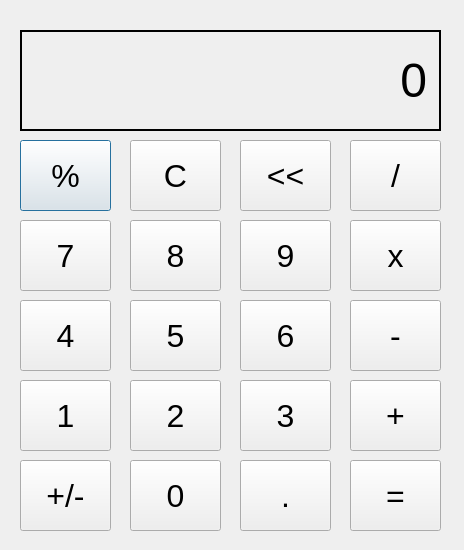
<?xml version="1.0" encoding="UTF-8"?>
<ui version="4.0">
 <class>Dialog</class>
 <widget class="QDialog" name="Dialog">
  <property name="geometry">
   <rect>
    <x>0</x>
    <y>0</y>
    <width>464</width>
    <height>550</height>
   </rect>
  </property>
  <property name="windowTitle">
   <string>Calculator</string>
  </property>
  <widget class="QLabel" name="OutputLabel">
   <property name="geometry">
    <rect>
     <x>20</x>
     <y>30</y>
     <width>421</width>
     <height>101</height>
    </rect>
   </property>
   <property name="font">
    <font>
     <pointsize>36</pointsize>
    </font>
   </property>
   <property name="frameShape">
    <enum>QFrame::Box</enum>
   </property>
   <property name="lineWidth">
    <number>2</number>
   </property>
   <property name="text">
    <string>0</string>
   </property>
   <property name="alignment">
    <set>Qt::AlignRight|Qt::AlignTrailing|Qt::AlignVCenter</set>
   </property>
   <property name="margin">
    <number>10</number>
   </property>
  </widget>
  <widget class="QPushButton" name="PercentButton">
   <property name="geometry">
    <rect>
     <x>20</x>
     <y>140</y>
     <width>91</width>
     <height>71</height>
    </rect>
   </property>
   <property name="font">
    <font>
     <pointsize>24</pointsize>
    </font>
   </property>
   <property name="text">
    <string>%</string>
   </property>
  </widget>
  <widget class="QPushButton" name="CButton">
   <property name="geometry">
    <rect>
     <x>130</x>
     <y>140</y>
     <width>91</width>
     <height>71</height>
    </rect>
   </property>
   <property name="font">
    <font>
     <pointsize>24</pointsize>
    </font>
   </property>
   <property name="text">
    <string>C</string>
   </property>
  </widget>
  <widget class="QPushButton" name="ShiftButton">
   <property name="geometry">
    <rect>
     <x>240</x>
     <y>140</y>
     <width>91</width>
     <height>71</height>
    </rect>
   </property>
   <property name="font">
    <font>
     <pointsize>24</pointsize>
    </font>
   </property>
   <property name="text">
    <string>&lt;&lt;</string>
   </property>
  </widget>
  <widget class="QPushButton" name="DivisionButton">
   <property name="geometry">
    <rect>
     <x>350</x>
     <y>140</y>
     <width>91</width>
     <height>71</height>
    </rect>
   </property>
   <property name="font">
    <font>
     <pointsize>24</pointsize>
    </font>
   </property>
   <property name="text">
    <string>/</string>
   </property>
  </widget>
  <widget class="QPushButton" name="EightButton">
   <property name="geometry">
    <rect>
     <x>130</x>
     <y>220</y>
     <width>91</width>
     <height>71</height>
    </rect>
   </property>
   <property name="font">
    <font>
     <pointsize>24</pointsize>
    </font>
   </property>
   <property name="text">
    <string>8</string>
   </property>
  </widget>
  <widget class="QPushButton" name="TimesButton">
   <property name="geometry">
    <rect>
     <x>350</x>
     <y>220</y>
     <width>91</width>
     <height>71</height>
    </rect>
   </property>
   <property name="font">
    <font>
     <pointsize>24</pointsize>
    </font>
   </property>
   <property name="text">
    <string>x</string>
   </property>
  </widget>
  <widget class="QPushButton" name="SevenButton">
   <property name="geometry">
    <rect>
     <x>20</x>
     <y>220</y>
     <width>91</width>
     <height>71</height>
    </rect>
   </property>
   <property name="font">
    <font>
     <pointsize>24</pointsize>
    </font>
   </property>
   <property name="text">
    <string>7</string>
   </property>
  </widget>
  <widget class="QPushButton" name="NineButton">
   <property name="geometry">
    <rect>
     <x>240</x>
     <y>220</y>
     <width>91</width>
     <height>71</height>
    </rect>
   </property>
   <property name="font">
    <font>
     <pointsize>24</pointsize>
    </font>
   </property>
   <property name="text">
    <string>9</string>
   </property>
  </widget>
  <widget class="QPushButton" name="FiveButton">
   <property name="geometry">
    <rect>
     <x>130</x>
     <y>300</y>
     <width>91</width>
     <height>71</height>
    </rect>
   </property>
   <property name="font">
    <font>
     <pointsize>24</pointsize>
    </font>
   </property>
   <property name="text">
    <string>5</string>
   </property>
  </widget>
  <widget class="QPushButton" name="MinusButton">
   <property name="geometry">
    <rect>
     <x>350</x>
     <y>300</y>
     <width>91</width>
     <height>71</height>
    </rect>
   </property>
   <property name="font">
    <font>
     <pointsize>24</pointsize>
    </font>
   </property>
   <property name="text">
    <string>-</string>
   </property>
  </widget>
  <widget class="QPushButton" name="FourButton">
   <property name="geometry">
    <rect>
     <x>20</x>
     <y>300</y>
     <width>91</width>
     <height>71</height>
    </rect>
   </property>
   <property name="font">
    <font>
     <pointsize>24</pointsize>
    </font>
   </property>
   <property name="text">
    <string>4</string>
   </property>
  </widget>
  <widget class="QPushButton" name="SixButton">
   <property name="geometry">
    <rect>
     <x>240</x>
     <y>300</y>
     <width>91</width>
     <height>71</height>
    </rect>
   </property>
   <property name="font">
    <font>
     <pointsize>24</pointsize>
    </font>
   </property>
   <property name="text">
    <string>6</string>
   </property>
  </widget>
  <widget class="QPushButton" name="TwoButton">
   <property name="geometry">
    <rect>
     <x>130</x>
     <y>380</y>
     <width>91</width>
     <height>71</height>
    </rect>
   </property>
   <property name="font">
    <font>
     <pointsize>24</pointsize>
    </font>
   </property>
   <property name="text">
    <string>2</string>
   </property>
  </widget>
  <widget class="QPushButton" name="PlusButton">
   <property name="geometry">
    <rect>
     <x>350</x>
     <y>380</y>
     <width>91</width>
     <height>71</height>
    </rect>
   </property>
   <property name="font">
    <font>
     <pointsize>24</pointsize>
    </font>
   </property>
   <property name="text">
    <string>+</string>
   </property>
  </widget>
  <widget class="QPushButton" name="OneButton">
   <property name="geometry">
    <rect>
     <x>20</x>
     <y>380</y>
     <width>91</width>
     <height>71</height>
    </rect>
   </property>
   <property name="font">
    <font>
     <pointsize>24</pointsize>
    </font>
   </property>
   <property name="text">
    <string>1</string>
   </property>
  </widget>
  <widget class="QPushButton" name="ThreeButton">
   <property name="geometry">
    <rect>
     <x>240</x>
     <y>380</y>
     <width>91</width>
     <height>71</height>
    </rect>
   </property>
   <property name="font">
    <font>
     <pointsize>24</pointsize>
    </font>
   </property>
   <property name="text">
    <string>3</string>
   </property>
  </widget>
  <widget class="QPushButton" name="ZeroButton">
   <property name="geometry">
    <rect>
     <x>130</x>
     <y>460</y>
     <width>91</width>
     <height>71</height>
    </rect>
   </property>
   <property name="font">
    <font>
     <pointsize>24</pointsize>
    </font>
   </property>
   <property name="text">
    <string>0</string>
   </property>
  </widget>
  <widget class="QPushButton" name="EqualButton">
   <property name="geometry">
    <rect>
     <x>350</x>
     <y>460</y>
     <width>91</width>
     <height>71</height>
    </rect>
   </property>
   <property name="font">
    <font>
     <pointsize>24</pointsize>
    </font>
   </property>
   <property name="text">
    <string>=</string>
   </property>
  </widget>
  <widget class="QPushButton" name="SignButton">
   <property name="geometry">
    <rect>
     <x>20</x>
     <y>460</y>
     <width>91</width>
     <height>71</height>
    </rect>
   </property>
   <property name="font">
    <font>
     <pointsize>24</pointsize>
    </font>
   </property>
   <property name="text">
    <string>+/-</string>
   </property>
  </widget>
  <widget class="QPushButton" name="DotButton">
   <property name="geometry">
    <rect>
     <x>240</x>
     <y>460</y>
     <width>91</width>
     <height>71</height>
    </rect>
   </property>
   <property name="font">
    <font>
     <pointsize>24</pointsize>
    </font>
   </property>
   <property name="text">
    <string>.</string>
   </property>
  </widget>
 </widget>
 <resources/>
 <connections/>
</ui>
